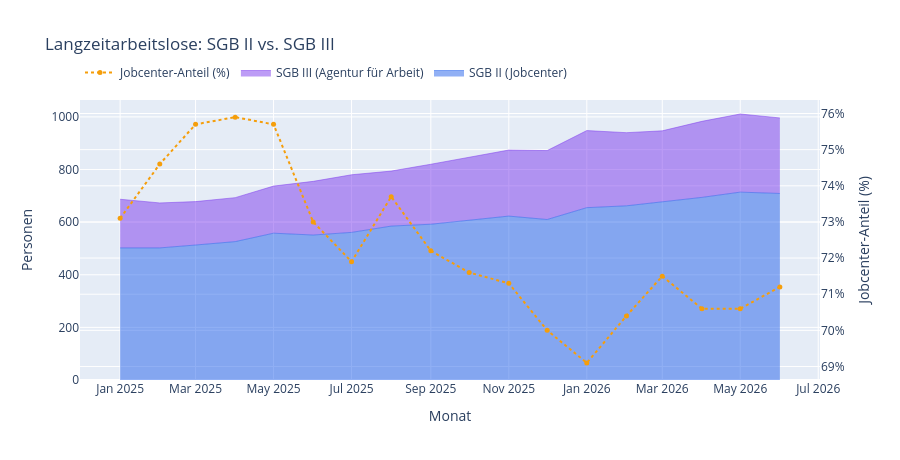

Notebook source saved alongside this figure:
### Markdown cell above
## 2. Langzeitarbeitslosigkeit: konzentriert sich das stärker im SGB II?

Naheliegende Vermutung: Arbeitslosengeld I (SGB III) ist zeitlich befristet (i. d. R. 12–24 Monate) — Langzeitarbeitslosigkeit müsste sich daher überproportional im SGB II konzentrieren.

### Code cell
fig = go.Figure()
fig.add_trace(go.Scatter(
    x=vergleich.index.to_timestamp(), y=vergleich["Langzeitarbeitslose: SGB II"], name="SGB II (Jobcenter)",
    mode="lines", stackgroup="lza", line=dict(color="#2563eb", width=0.5),
))
fig.add_trace(go.Scatter(
    x=vergleich.index.to_timestamp(), y=vergleich["Langzeitarbeitslose: SGB III"], name="SGB III (Agentur für Arbeit)",
    mode="lines", stackgroup="lza", line=dict(color="#7c3aed", width=0.5),
))
fig.add_trace(go.Scatter(
    x=vergleich.index.to_timestamp(), y=vergleich["Langzeitarbeitslose: Jobcenter-Anteil (%)"], name="Jobcenter-Anteil (%)",
    mode="lines+markers", line=dict(color="#f59e0b", dash="dot"), marker=dict(size=5), yaxis="y2",
))
fig.update_layout(
    title="Langzeitarbeitslose: SGB II vs. SGB III",
    yaxis=dict(title="Personen"),
    yaxis2=dict(title="Jobcenter-Anteil (%)", overlaying="y", side="right", ticksuffix="%"),
    xaxis_title="Monat", hovermode="x unified", legend=dict(orientation="h", y=1.15), height=460,
)
fig

### Figure 1 — Plotly figure (JSON) as saved in the notebook; plotly's stock layout.template omitted (floating-point values rounded to 4 significant figures)
{"data": [{"line": {"color": "#2563eb", "width": 0.5}, "mode": "lines", "name": "SGB II (Jobcenter)", "stackgroup": "lza", "type": "scatter", "x": ["2025-01-01T00:00:00", "2025-02-01T00:00:00", "2025-03-01T00:00:00", "2025-04-01T00:00:00", "2025-05-01T00:00:00", "2025-06-01T00:00:00", "2025-07-01T00:00:00", "2025-08-01T00:00:00", "2025-09-01T00:00:00", "2025-10-01T00:00:00", "2025-11-01T00:00:00", "2025-12-01T00:00:00", "2026-01-01T00:00:00", "2026-02-01T00:00:00", "2026-03-01T00:00:00", "2026-04-01T00:00:00", "2026-05-01T00:00:00", "2026-06-01T00:00:00"], "y": [502.0, 502.0, 513.0, 526.0, 558.0, 551.0, 561.0, 585.0, 592.0, 606.0, 623.0, 610.0, 655.0, 662.0, 677.0, 694.0, 714.0, 709.0]}, {"line": {"color": "#7c3aed", "width": 0.5}, "mode": "lines", "name": "SGB III (Agentur für Arbeit)", "stackgroup": "lza", "type": "scatter", "x": ["2025-01-01T00:00:00", "2025-02-01T00:00:00", "2025-03-01T00:00:00", "2025-04-01T00:00:00", "2025-05-01T00:00:00", "2025-06-01T00:00:00", "2025-07-01T00:00:00", "2025-08-01T00:00:00", "2025-09-01T00:00:00", "2025-10-01T00:00:00", "2025-11-01T00:00:00", "2025-12-01T00:00:00", "2026-01-01T00:00:00", "2026-02-01T00:00:00", "2026-03-01T00:00:00", "2026-04-01T00:00:00", "2026-05-01T00:00:00", "2026-06-01T00:00:00"], "y": [185.0, 171.0, 165.0, 167.0, 179.0, 204.0, 219.0, 209.0, 228.0, 240.0, 251.0, 262.0, 293.0, 278.0, 270.0, 289.0, 297.0, 287.0]}, {"line": {"color": "#f59e0b", "dash": "dot"}, "marker": {"size": 5}, "mode": "lines+markers", "name": "Jobcenter-Anteil (%)", "type": "scatter", "x": ["2025-01-01T00:00:00", "2025-02-01T00:00:00", "2025-03-01T00:00:00", "2025-04-01T00:00:00", "2025-05-01T00:00:00", "2025-06-01T00:00:00", "2025-07-01T00:00:00", "2025-08-01T00:00:00", "2025-09-01T00:00:00", "2025-10-01T00:00:00", "2025-11-01T00:00:00", "2025-12-01T00:00:00", "2026-01-01T00:00:00", "2026-02-01T00:00:00", "2026-03-01T00:00:00", "2026-04-01T00:00:00", "2026-05-01T00:00:00", "2026-06-01T00:00:00"], "y": [73.1, 74.6, 75.7, 75.9, 75.7, 73.0, 71.9, 73.7, 72.2, 71.6, 71.3, 70.0, 69.1, 70.4, 71.5, 70.6, 70.6, 71.2], "yaxis": "y2"}], "layout": {"height": 460, "hovermode": "x unified", "legend": {"orientation": "h", "y": 1.15}, "title": {"text": "Langzeitarbeitslose: SGB II vs. SGB III"}, "xaxis": {"title": {"text": "Monat"}}, "yaxis": {"title": {"text": "Personen"}}, "yaxis2": {"overlaying": "y", "side": "right", "ticksuffix": "%", "title": {"text": "Jobcenter-Anteil (%)"}}}}
